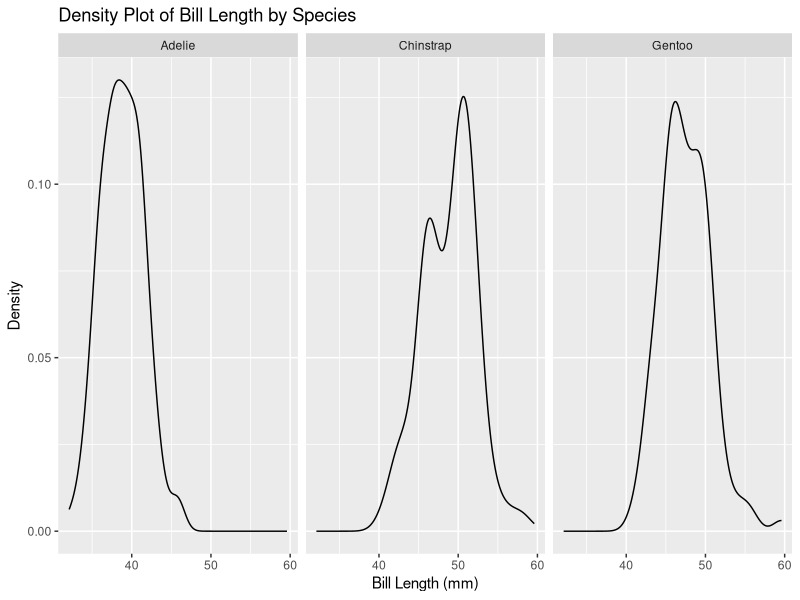
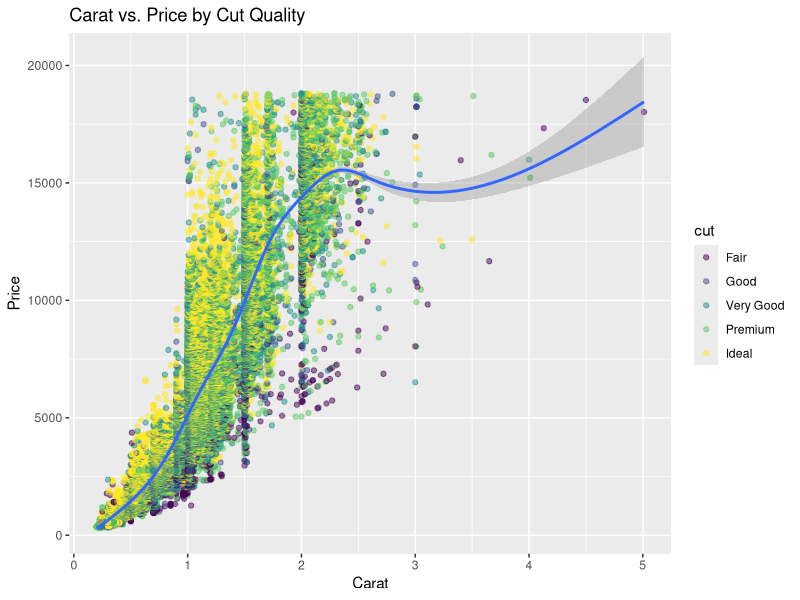
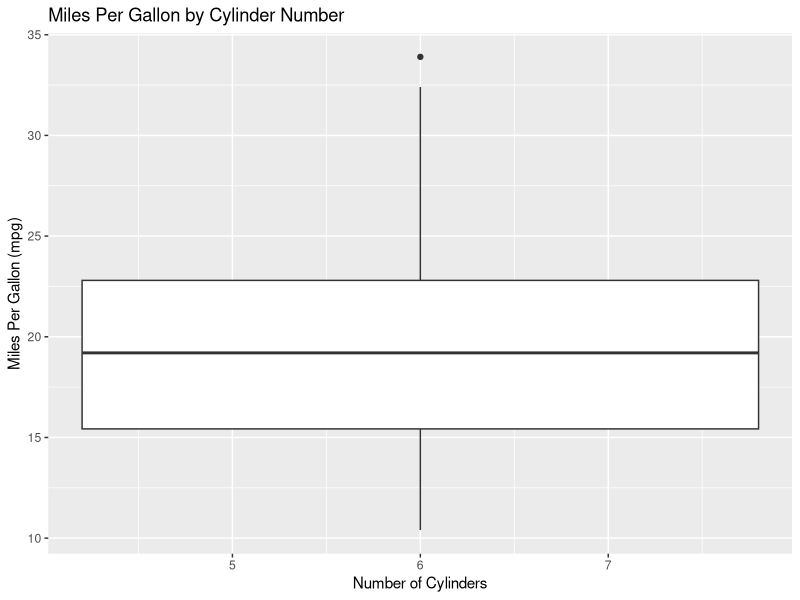
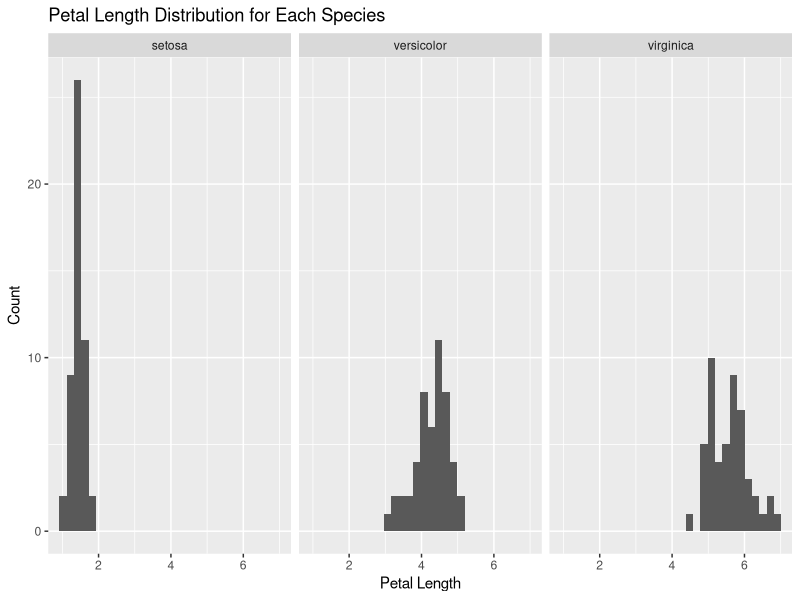

Write the R code that produced these figures, in order.
# Please create the following plots:

# Q1 ----

# Load the tidyverse library
library(tidyverse)

# Load the palmerpenguins library
library(palmerpenguins)

# Load the penguins dataset
data(penguins)

# Plot 1
# Create a density plot of the 'bill_length_mm' column of the penguins
# dataset.
# Use the ggplot() function to create the plot.
# Use the aes() function to specify the x-axis variable.
# Inside the aes() function, set the x parameter to the 'bill_length_mm'
# column of the penguins dataset.
# Add a + sign after the ggplot() function.
# Use the geom_density() function to add a density plot to the ggplot()
# function.
# Add a + sign after the geom_density() function.
# Use the facet_grid() function to add a facet to the ggplot() function.
# Inside the facet_grid() function, set the formula to
# "~ species".
# Add a + sign after the facet_grid() function.
# Use the labs() function to add a title to the ggplot() function.
# Inside the labs() function, set the title parameter to
# "Density Plot of Bill Length by Species".
# Set the x parameter to "Bill Length (mm)".
# Set the y parameter to "Density".

plot1 <- ggplot(data = penguins, aes(x = bill_length_mm))+
  geom_density()+
  facet_grid(~species)+
  labs(title = "Density Plot of Bill Length by Species", x = "Bill Length (mm)", y = "Density" )


# To verify your answer, run the following code
plot1

# Q2 ----

# Use the diamonds dataset from ggplot2
data(diamonds)

# Plot 2
# Create a scatter plot of 'carat' vs. 'price', colored by 'cut' quality.
# Use the ggplot() function to create the plot.
# Use the aes() function to specify the x-axis and y-axis variables.
# Inside the aes() function, set the x parameter to 'carat', the y parameter to 'price'.
# Add a + sign after the ggplot() function.
# Use the geom_point() function to add a scatter plot to the ggplot() function. 
# Inside the geom_point() function, use the aes() function to set the color parameter to 'cut'.
# Set the alpha parameter inside geom_point() to 0.5 to make the points semi-transparent if there is overplotting.
# Use the geom_smooth() function to add a smooth line through the points for each 'cut' category, setting the method argument to "lm" for linear models.
# Add a + sign after the geom_point() (and geom_smooth(), if used) function.
# Use the labs() function to add a title to the ggplot() function.
# Inside the labs() function, set the title parameter to "Carat vs. Price by Cut Quality",
# Set the x parameter to "Carat",
# Set the y parameter to "Price".

plot2 <- ggplot(data = diamonds, aes(x = carat, y = price))+
  geom_point(aes(color = cut), alpha = 0.5)+
  labs(title = "Carat vs. Price by Cut Quality", x = "Carat", y = "Price")+
  geom_smooth()


# To verify your answer, run the following code
plot2

# Q3 ----


# Use the mtcars dataset
data(mtcars)

# Plot 3
# Create a boxplot of 'mpg' by 'cyl' (number of cylinders).
# Use the ggplot() function to create the plot.
# Use the aes() function to specify the x-axis and y-axis variables.
# Inside the aes() function, set the x parameter to 'cyl' and the y parameter to 'mpg'.
# NOTICE that you will need to convert the 'cyl' column to a factor using the factor() function. factor(cyl)
# Add a + sign after the ggplot() function.
# Use the geom_boxplot() function to add a boxplot to the ggplot() function.
# Add a + sign after the geom_boxplot() function.
# Use the labs() function to add a title to the ggplot() function.
# Inside the labs() function, set the title parameter to "Miles Per Gallon by Cylinder Number",
# Set the x parameter to "Number of Cylinders",
# Set the y parameter to "Miles Per Gallon (mpg)".
cyl <- mtcars[ ,2]
factor(cyl)
plot3 <- ggplot(data = mtcars, aes(x = cyl, y = mpg))+ 
  geom_boxplot()+
  labs(title = "Miles Per Gallon by Cylinder Number", x = "Number of Cylinders", y = "Miles Per Gallon (mpg)")


# To verify your answer, run the following code
plot3

# Q4 ----

# Use the iris dataset
data(iris)

# Plot 4
# Create a histogram of 'Petal.Length' for each species.
# Use the ggplot() function to create the plot.
# Use the aes() function to specify the x-axis variable.
# Inside the aes() function, set the x parameter to 'Petal.Length'.
# Add a + sign after the ggplot() function.
# Use the geom_histogram() function to add a histogram to the ggplot() function, and set bins to 30.
# Add a + sign after the geom_histogram() function.
# Use the facet_wrap() function to add a facet for 'Species'.
# Inside the facet_wrap() function, set the facets parameter to '~ Species'.
# Add a + sign after the facet_wrap() function.
# Use the labs() function to add a title to the ggplot() function.
# Inside the labs() function, set the title parameter to "Petal Length Distribution for Each Species",
# Set the x parameter to "Petal Length",
# Set the y parameter to "Count".

plot4 <- ggplot(data = iris, aes(x = Petal.Length))+
  geom_histogram(bins = 30)+
  facet_wrap(~Species)+
  labs(title = "Petal Length Distribution for Each Species", x = "Petal Length", y = "Count")


# To verify your answer, run the following code 
plot4



